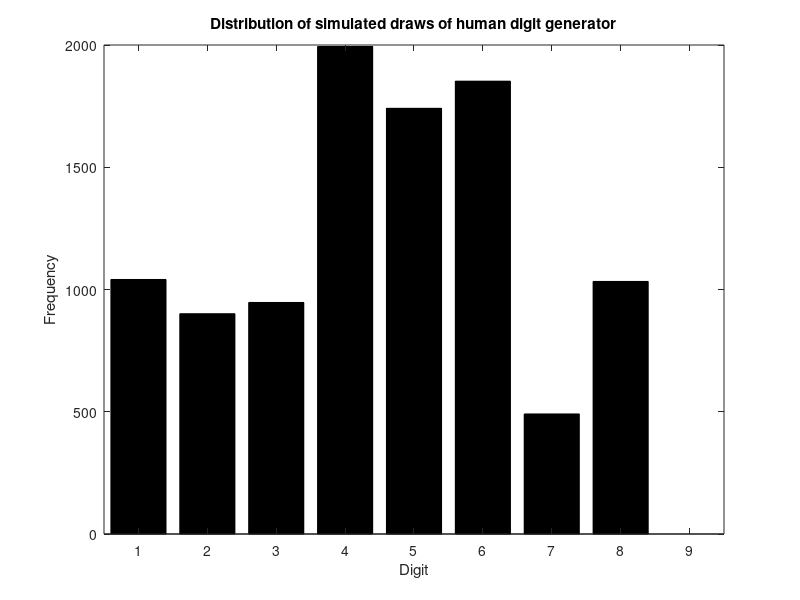

The MATLAB script that drew this image:
%Esercizio 1
%
%Tecnica di campionamento Inversa

% Simulate the distribution observed in the
% human random digit generation task

% probabilities for each digit
theta = [0.000; ... % digit 0
0.100; ... % digit 1
0.090; ... % digit 2
0.095; ... % digit 3
0.200; ... % digit 4
0.175; ... % digit 5
0.190; ... % digit 6
0.050; ... % digit 7
0.100; ... % digit 8
0.000 ] ... % digit 9
 
% fix the random number generator
seed = 1; rand( 'state' , seed );
 
% let's say we draw K random values
K = 10000;
digitset = 0:9;
Y = randsample(digitset,K,true,theta);
 
 % create a new figure
figure( 1 ); clf;

% Show the histogram of the simulated draws
counts = hist( Y , digitset );
bar( digitset , counts , 'k' );
xlim( [ 0.5 9.5 ] );
xlabel( 'Digit' );
ylabel( 'Frequency' );
title( 'Distribution of simulated draws of human digit generator' );
